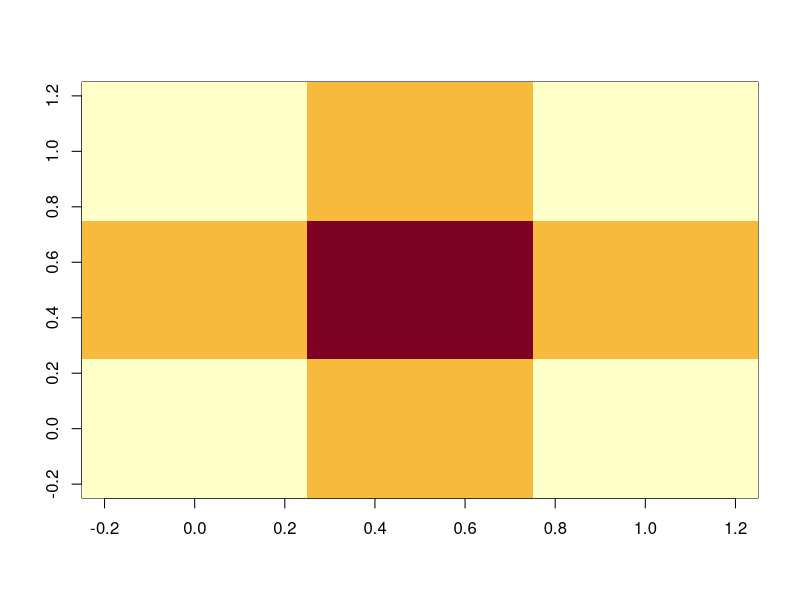
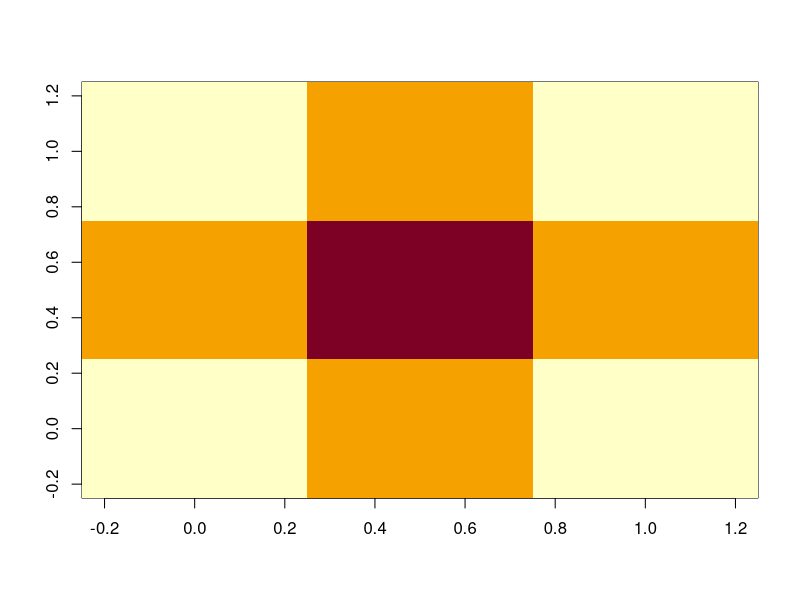

The R script that drew these images, in order:
## ---- chunk 1

  #create a starting matrix and proportion moving
  m <- matrix(c(0,0,0,0,1,0,0,0,0),nrow=3,ncol=3)
  pMove <- 0.4

  #island model uses 0's for boundary cells
  mW = cbind( rep(0,nrow(m)), m[,-ncol(m)] )
  mN = rbind( rep(0,ncol(m)), m[-nrow(m),] )
  mE = cbind( m[,-1], rep(0,nrow(m)) )
  mS = rbind( m[-1,], rep(0,ncol(m)) )
 
  #calc arrivers in a cell from it's 4 neighbours
  mArrivers <- pMove*(mN + mE + mS + mW)/4
  mStayers <- (1-pMove)*m
  
  mNew <- mArrivers + mStayers
## ---- chunk 2
  mNew
## ---- chunk 3
rtMoveIsland <- function(m, pMove=0.4) {
  
  #speed efficient way of doing movement
  #create a copy of the matrix shifted 1 cell in each cardinal direction
  #island model uses 0's for boundary cells
  mW = cbind( rep(0,nrow(m)), m[,-ncol(m)] )
  mN = rbind( rep(0,ncol(m)), m[-nrow(m),] )
  mE = cbind( m[,-1], rep(0,nrow(m)) )
  mS = rbind( m[-1,], rep(0,ncol(m)) )
 
  #calc arrivers in a cell from it's 4 neighbours
  mArrivers <- pMove*(mN + mE + mS + mW)/4
  mStayers <- (1-pMove)*m
  
  mNew <- mArrivers + mStayers
  
  return( mNew )
}
## ---- chunk 4
rtMoveReflect <- function(m, pMove=0.4) {
  
  #speed efficient way of doing movement
  #create a copy of the matrix shifted 1 cell in each cardinal direction
  #reflecting boundaries
  #0's from island model above are replaced with a copy of boundary row or col
  mW = cbind( m[,1], m[,-ncol(m)] )
  mN = rbind( m[1,], m[-nrow(m),] )
  mE = cbind( m[,-1], m[,ncol(m)] )
  mS = rbind( m[-1,], m[nrow(m),] ) 
  
  #calc arrivers in a cell from it's 4 neighbours
  mArrivers <- pMove*(mN + mE + mS + mW)/4
  mStayers <- (1-pMove)*m
  
  mNew <- mArrivers + mStayers
  
  return( mNew )
}
## ---- chunk 5

  #create a starting matrix and proportion moving
  mIsland <- mReflect <- matrix(c(0,0,0,0,1,0,0,0,0),nrow=3,ncol=3)
  pMove <- 0.4

  for(day in 1:10)
  {
    mIsland <- rtMoveIsland(mIsland, pMove=pMove)  
    mReflect <- rtMoveReflect(mReflect, pMove=pMove) 
    }

  #quick way of displaying the matrices
  image(mIsland)
  round(mIsland,2)

  image(mReflect)
  round(mReflect,2)

